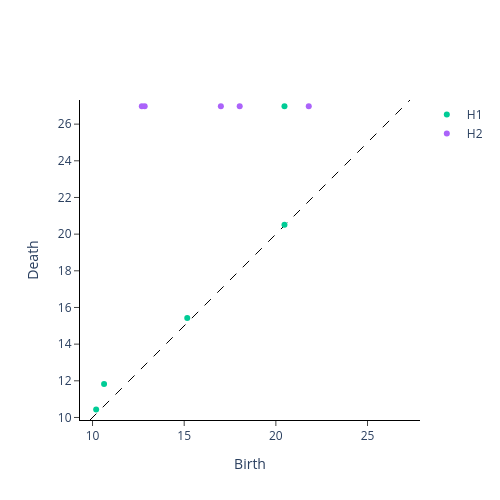

The notebook cell saved with this chart:
### Code cell
idx = np.where(labels == 8)[0][0]
CP.plot(diagrams, sample=idx)

### Figure 1 — Plotly figure (JSON) as saved in the notebook; plotly's stock layout.template omitted (floating-point values rounded to 4 significant figures)
{"data": [{"hoverinfo": "none", "line": {"color": "black", "dash": "dash", "width": 1}, "mode": "lines", "showlegend": false, "type": "scatter", "x": [9.862, 27.32], "y": [9.862, 27.32]}, {"hoverinfo": "text", "hovertext": [], "mode": "markers", "name": "H0", "type": "scatter", "x": [], "y": []}, {"hoverinfo": "text", "hovertext": ["(20.46948949045872, 26.98076211353316)", "(10.63014581273465, 11.832159566199232)", "(15.165750888103101, 15.427248620541512)", "(10.198039027185569, 10.44030650891055)", "(20.46948949045872, 20.518284528683193)"], "mode": "markers", "name": "H1", "type": "scatter", "x": [20.47, 10.63, 15.17, 10.2, 20.47], "y": [26.98, 11.83, 15.43, 10.44, 20.52]}, {"hoverinfo": "text", "hovertext": ["(12.68857754044952, 26.98076211353316)", "(12.84523257866513, 26.98076211353316)", "(17.0, 26.98076211353316)", "(18.027756377319946, 26.98076211353316)", "(21.79449471770337, 26.98076211353316)"], "mode": "markers", "name": "H2", "type": "scatter", "x": [12.69, 12.85, 17.0, 18.03, 21.79], "y": [26.98, 26.98, 26.98, 26.98, 26.98]}], "layout": {"height": 500, "plot_bgcolor": "white", "width": 500, "xaxis": {"autorange": false, "exponentformat": "e", "linecolor": "black", "linewidth": 1, "mirror": false, "range": [9.862, 27.32], "showexponent": "all", "showline": true, "side": "bottom", "ticks": "outside", "title": {"text": "Birth"}, "type": "linear", "zeroline": true}, "yaxis": {"autorange": false, "exponentformat": "e", "linecolor": "black", "linewidth": 1, "mirror": false, "range": [9.862, 27.32], "scaleanchor": "x", "scaleratio": 1, "showexponent": "all", "showline": true, "side": "left", "ticks": "outside", "title": {"text": "Death"}, "type": "linear", "zeroline": true}}}
